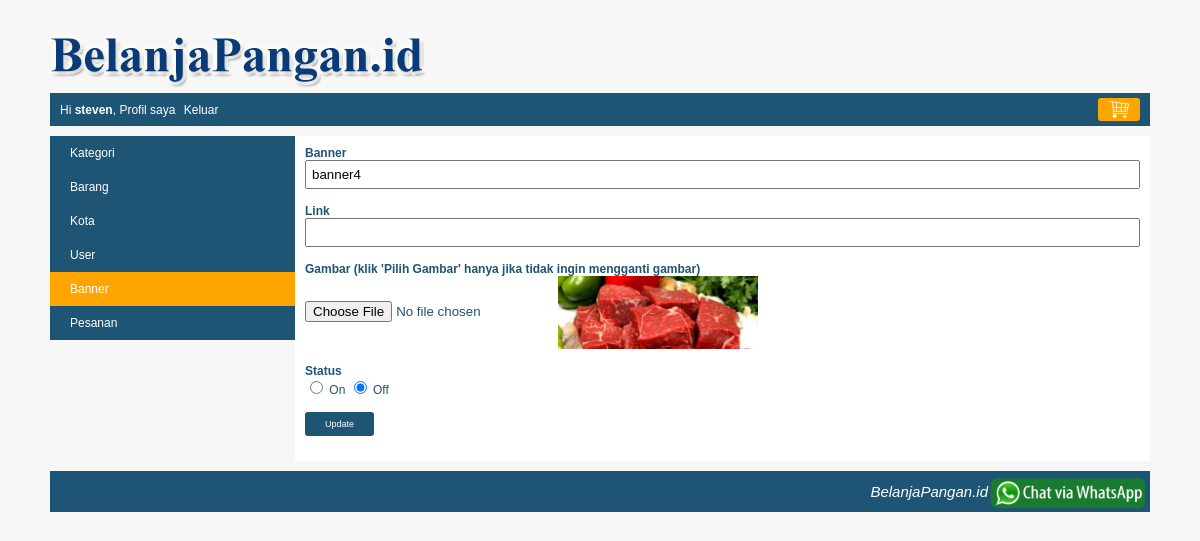
The page /weshop/index.php?page=my_profile&module=banner&action=form&banner_id=4 (signed in) on the database its author committed.
### tables this page shows
CREATE TABLE IF NOT EXISTS `banner` (
  `banner_id` int(10) NOT NULL AUTO_INCREMENT,
  `banner` varchar(100) NOT NULL,
  `gambar` varchar(150) NOT NULL,
  `link` varchar(500) NOT NULL,
  `status` enum('on','off') NOT NULL,
  PRIMARY KEY (`banner_id`)
);

### weshop/module/banner/form.php (the view)
<?php
    $banner_id = isset($_GET['banner_id']) ? $_GET['banner_id'] : "";
    $banner = "";
    $link = "";
    $gambar = "";
	$keterangan_gambar = "";
    $status = "";
    $button = "Add";
    if($banner_id != "")
    {
        $button = "Update";
        $queryBanner = mysqli_query($koneksi, "SELECT * FROM banner WHERE banner_id='$banner_id'");
        $row=mysqli_fetch_array($queryBanner);
		$banner = $row["banner"];
		$link = $row["link"];
		$gambar = "<img src='". BASE_URL."images/slide/$row[gambar]' style='width: 200px;vertical-align: middle;' />";
		$keterangan_gambar = "(klik 'Pilih Gambar' hanya jika tidak ingin mengganti gambar)";
		$status = $row["status"];
    }
?>
<form action="<?php echo BASE_URL."module/banner/action.php?banner_id=$banner_id"?>" method="post" enctype="multipart/form-data">
	<div class="element-form">
		<label>Banner</label>
		<span><input type="text" name="banner" value="<?php echo $banner; ?>" /></span>
	</div>
	<div class="element-form">
		<label>Link</label>
		<span><input type="text" name="link" value="<?php echo $link; ?>" /></span>
	</div>
	<div class="element-form">
		<label>Gambar <?php echo $keterangan_gambar; ?></label>
		<span><input type="file" name="file" /><?php echo $gambar; ?></span>
	</div>
	<div class="element-form">
		<label>Status</label>
		<span>
			<input type="radio" value="on" name="status" <?php if($status == "on"){ echo "checked"; } ?> /> On
			<input type="radio" value="off" name="status" <?php if($status == "off"){ echo "checked"; } ?> /> Off
		</span>
	</div>
	<div class="element-form">
		<span><input type="submit" name="button" value="<?php echo $button; ?>" class="submit-my-profile" /></span>
	</div>
</form>

### weshop/css/style.css (style rules this page uses)
body { font-family:arial; font-size:12px; color:#1e5474; background:#F7F7F7; margin:0px; }
.element-form { margin-bottom: 15px; }
.element-form label { display: block; font-weight: bold; }
.element-form span { display: block; }
.element-form span input[type="text"], .element-form span input[type="password"], .element-form span textarea, .element-form span select { width: 100%; padding: 5px; box-sizing: border-box; }
.element-form span input[type="submit"] { background: #1e5474; border: none; color: white; padding: 7px 20px; border-radius: 3px; font-size: 9px; cursor: pointer; }

### rows shown on the page
banner: banner "banner4", gambar (picture), status "☑"

### other values the page prints
$nama "steven"
$keterangan_gambar "(klik 'Pilih Gambar' hanya jika tidak ingin mengganti gambar)"
